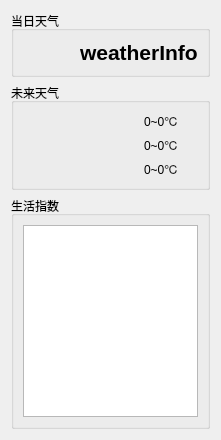
<?xml version="1.0" encoding="UTF-8"?>
<ui version="4.0">
 <class>Form</class>
 <widget class="QWidget" name="Form">
  <property name="geometry">
   <rect>
    <x>0</x>
    <y>0</y>
    <width>221</width>
    <height>440</height>
   </rect>
  </property>
  <property name="windowTitle">
   <string>Form</string>
  </property>
  <layout class="QVBoxLayout" name="verticalLayout_2">
   <item>
    <widget class="QGroupBox" name="groupBox">
     <property name="title">
      <string>当日天气</string>
     </property>
     <layout class="QHBoxLayout" name="horizontalLayout">
      <item>
       <widget class="QLabel" name="twLogo">
        <property name="text">
         <string/>
        </property>
        <property name="pixmap">
         <pixmap>weatherLogo/0@2x.png</pixmap>
        </property>
       </widget>
      </item>
      <item>
       <widget class="QLabel" name="twInfo">
        <property name="font">
         <font>
          <pointsize>16</pointsize>
          <bold>true</bold>
         </font>
        </property>
        <property name="text">
         <string>weatherInfo</string>
        </property>
       </widget>
      </item>
     </layout>
    </widget>
   </item>
   <item>
    <widget class="QGroupBox" name="groupBox_2">
     <property name="title">
      <string>未来天气</string>
     </property>
     <layout class="QVBoxLayout" name="verticalLayout">
      <item>
       <layout class="QHBoxLayout" name="horizontalLayout_2">
        <item>
         <widget class="QLabel" name="fwdLogo">
          <property name="text">
           <string/>
          </property>
          <property name="pixmap">
           <pixmap>weatherLogo/5@2x.png</pixmap>
          </property>
         </widget>
        </item>
        <item>
         <widget class="QLabel" name="fwnLogo">
          <property name="text">
           <string/>
          </property>
          <property name="pixmap">
           <pixmap>weatherLogo/18@2x.png</pixmap>
          </property>
         </widget>
        </item>
        <item>
         <widget class="QLabel" name="fwInfo">
          <property name="text">
           <string>0~0℃</string>
          </property>
         </widget>
        </item>
       </layout>
      </item>
      <item>
       <layout class="QHBoxLayout" name="horizontalLayout_3">
        <item>
         <widget class="QLabel" name="fwdLogo_2">
          <property name="text">
           <string/>
          </property>
          <property name="pixmap">
           <pixmap>weatherLogo/5@2x.png</pixmap>
          </property>
         </widget>
        </item>
        <item>
         <widget class="QLabel" name="fwnLogo_2">
          <property name="text">
           <string/>
          </property>
          <property name="pixmap">
           <pixmap>weatherLogo/18@2x.png</pixmap>
          </property>
         </widget>
        </item>
        <item>
         <widget class="QLabel" name="fwInfo_2">
          <property name="text">
           <string>0~0℃</string>
          </property>
         </widget>
        </item>
       </layout>
      </item>
      <item>
       <layout class="QHBoxLayout" name="horizontalLayout_4">
        <item>
         <widget class="QLabel" name="fwdLogo_3">
          <property name="text">
           <string/>
          </property>
          <property name="pixmap">
           <pixmap>weatherLogo/5@2x.png</pixmap>
          </property>
         </widget>
        </item>
        <item>
         <widget class="QLabel" name="fwnLogo_3">
          <property name="text">
           <string/>
          </property>
          <property name="pixmap">
           <pixmap>weatherLogo/18@2x.png</pixmap>
          </property>
         </widget>
        </item>
        <item>
         <widget class="QLabel" name="fwInfo_3">
          <property name="text">
           <string>0~0℃</string>
          </property>
         </widget>
        </item>
       </layout>
      </item>
     </layout>
    </widget>
   </item>
   <item>
    <widget class="QGroupBox" name="groupBox_3">
     <property name="title">
      <string>生活指数</string>
     </property>
     <layout class="QVBoxLayout" name="verticalLayout_3">
      <item>
       <widget class="QTextBrowser" name="textBrowser">
        <property name="lineWrapMode">
         <enum>QTextEdit::LineWrapMode::NoWrap</enum>
        </property>
       </widget>
      </item>
     </layout>
    </widget>
   </item>
  </layout>
 </widget>
 <resources/>
 <connections/>
</ui>
